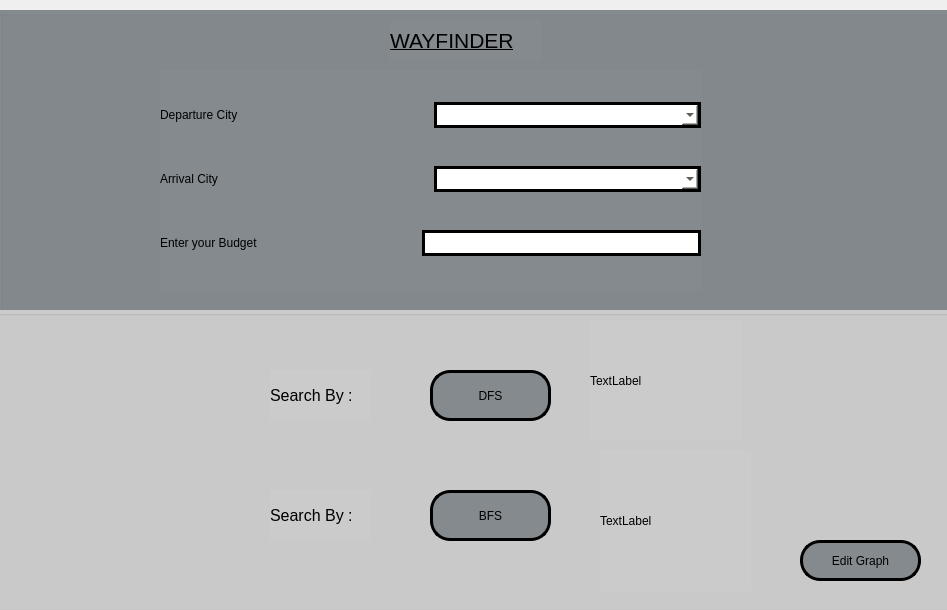
<?xml version="1.0" encoding="UTF-8"?>
<ui version="4.0">
 <class>MainWindow</class>
 <widget class="QMainWindow" name="MainWindow">
  <property name="geometry">
   <rect>
    <x>0</x>
    <y>0</y>
    <width>947</width>
    <height>610</height>
   </rect>
  </property>
  <property name="windowTitle">
   <string>MainWindow</string>
  </property>
  <widget class="QWidget" name="centralwidget">
   <widget class="QWidget" name="layoutWidget">
    <property name="geometry">
     <rect>
      <x>0</x>
      <y>10</y>
      <width>1011</width>
      <height>601</height>
     </rect>
    </property>
    <layout class="QVBoxLayout" name="verticalLayout_2">
     <item>
      <widget class="QGroupBox" name="groupBox">
       <property name="styleSheet">
        <string notr="true">background-color: rgb(133, 138, 143);</string>
       </property>
       <property name="title">
        <string/>
       </property>
       <widget class="QWidget" name="layoutWidget">
        <property name="geometry">
         <rect>
          <x>160</x>
          <y>60</y>
          <width>541</width>
          <height>221</height>
         </rect>
        </property>
        <layout class="QVBoxLayout" name="verticalLayout">
         <item>
          <layout class="QHBoxLayout" name="horizontalLayout">
           <item>
            <widget class="QLabel" name="label">
             <property name="styleSheet">
              <string notr="true">color: rgb(0, 0, 0);</string>
             </property>
             <property name="text">
              <string>Departure City</string>
             </property>
            </widget>
           </item>
           <item>
            <widget class="QComboBox" name="depcity">
             <property name="styleSheet">
              <string notr="true">
  color: black;
  background-color: white;
  border: 3px solid black;
  padding: 2px;
</string>
             </property>
            </widget>
           </item>
          </layout>
         </item>
         <item>
          <layout class="QHBoxLayout" name="horizontalLayout_2">
           <item>
            <widget class="QLabel" name="label_2">
             <property name="styleSheet">
              <string notr="true">color: rgb(0, 0, 0);</string>
             </property>
             <property name="text">
              <string>Arrival City</string>
             </property>
            </widget>
           </item>
           <item>
            <widget class="QComboBox" name="destcity">
             <property name="styleSheet">
              <string notr="true">
  color: black;
  background-color: white;
  border: 3px solid black;
  padding: 2px;
</string>
             </property>
            </widget>
           </item>
          </layout>
         </item>
         <item>
          <layout class="QHBoxLayout" name="horizontalLayout_3">
           <item>
            <widget class="QLabel" name="label_3">
             <property name="styleSheet">
              <string notr="true">color: rgb(0, 0, 0);</string>
             </property>
             <property name="text">
              <string>Enter your Budget</string>
             </property>
            </widget>
           </item>
           <item>
            <widget class="QLabel" name="label_4">
             <property name="minimumSize">
              <size>
               <width>152</width>
               <height>0</height>
              </size>
             </property>
             <property name="text">
              <string/>
             </property>
            </widget>
           </item>
           <item>
            <widget class="QLineEdit" name="pricein">
             <property name="styleSheet">
              <string notr="true">
  color: black;
  background-color: white;
  border: 3px solid black;
  padding: 2px;
</string>
             </property>
            </widget>
           </item>
          </layout>
         </item>
        </layout>
       </widget>
       <widget class="QLabel" name="label_5">
        <property name="geometry">
         <rect>
          <x>390</x>
          <y>10</y>
          <width>151</width>
          <height>41</height>
         </rect>
        </property>
        <property name="font">
         <font>
          <pointsize>16</pointsize>
          <underline>true</underline>
         </font>
        </property>
        <property name="styleSheet">
         <string notr="true">color: rgb(0, 0, 0);</string>
        </property>
        <property name="text">
         <string>WAYFINDER</string>
        </property>
       </widget>
       <widget class="QGroupBox" name="groupBox_2">
        <property name="geometry">
         <rect>
          <x>-10</x>
          <y>300</y>
          <width>961</width>
          <height>301</height>
         </rect>
        </property>
        <property name="styleSheet">
         <string notr="true">
background-color: rgb(203, 203, 203);</string>
        </property>
        <property name="title">
         <string/>
        </property>
        <widget class="QPushButton" name="BEFES">
         <property name="geometry">
          <rect>
           <x>440</x>
           <y>180</y>
           <width>121</width>
           <height>51</height>
          </rect>
         </property>
         <property name="styleSheet">
          <string notr="true">background-color: rgb(133, 138, 143);;
color: black;
border: 3px solid black;
border-radius: 20px;
padding: 5px 10px; 
</string>
         </property>
         <property name="text">
          <string>BFS</string>
         </property>
        </widget>
        <widget class="QPushButton" name="DEFES">
         <property name="geometry">
          <rect>
           <x>440</x>
           <y>60</y>
           <width>121</width>
           <height>51</height>
          </rect>
         </property>
         <property name="styleSheet">
          <string notr="true">background-color: rgb(133, 138, 143);;
color: black;
border: 3px solid black;
border-radius: 20px;
padding: 5px 10px; 
</string>
         </property>
         <property name="text">
          <string>DFS</string>
         </property>
        </widget>
        <widget class="QPushButton" name="pushButton">
         <property name="geometry">
          <rect>
           <x>810</x>
           <y>230</y>
           <width>121</width>
           <height>41</height>
          </rect>
         </property>
         <property name="styleSheet">
          <string notr="true">background-color: rgb(133, 138, 143);;
color: black;
border: 3px solid black;
border-radius: 20px;
padding: 5px 10px; 
</string>
         </property>
         <property name="text">
          <string>Edit Graph</string>
         </property>
        </widget>
        <widget class="QLabel" name="label_6">
         <property name="geometry">
          <rect>
           <x>280</x>
           <y>180</y>
           <width>101</width>
           <height>51</height>
          </rect>
         </property>
         <property name="font">
          <font>
           <pointsize>12</pointsize>
          </font>
         </property>
         <property name="styleSheet">
          <string notr="true">color: rgb(0, 0, 0);</string>
         </property>
         <property name="text">
          <string>Search By :</string>
         </property>
        </widget>
        <widget class="QLabel" name="label_7">
         <property name="geometry">
          <rect>
           <x>280</x>
           <y>60</y>
           <width>101</width>
           <height>51</height>
          </rect>
         </property>
         <property name="font">
          <font>
           <pointsize>12</pointsize>
          </font>
         </property>
         <property name="styleSheet">
          <string notr="true">color: rgb(0, 0, 0);</string>
         </property>
         <property name="text">
          <string>Search By :</string>
         </property>
        </widget>
        <widget class="QLabel" name="DFS_pic">
         <property name="geometry">
          <rect>
           <x>600</x>
           <y>10</y>
           <width>151</width>
           <height>121</height>
          </rect>
         </property>
         <property name="text">
          <string>TextLabel</string>
         </property>
        </widget>
        <widget class="QLabel" name="BFS_pic">
         <property name="geometry">
          <rect>
           <x>610</x>
           <y>140</y>
           <width>151</width>
           <height>141</height>
          </rect>
         </property>
         <property name="text">
          <string>TextLabel</string>
         </property>
        </widget>
       </widget>
      </widget>
     </item>
    </layout>
   </widget>
  </widget>
 </widget>
 <resources/>
 <connections/>
</ui>
